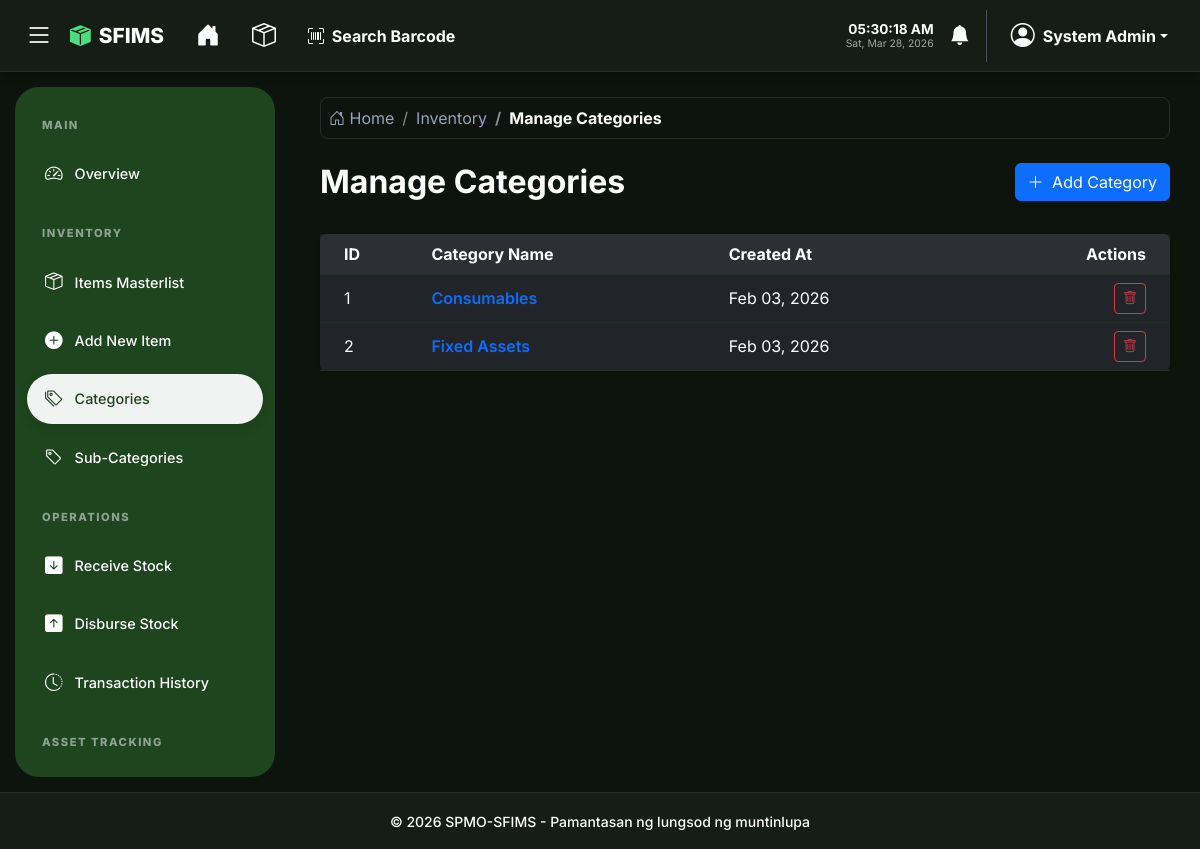
Screenshot of /admin/categories.php (signed in) with the database file from the repository.
### tables this page shows
CREATE TABLE IF NOT EXISTS categories (
    id INT AUTO_INCREMENT PRIMARY KEY,
    name VARCHAR(100) NOT NULL UNIQUE,
    created_at TIMESTAMP DEFAULT CURRENT_TIMESTAMP
);

### config/app.php (called while the page is built, shortened)
<?php
function h($string)
{
    return htmlspecialchars($string, ENT_QUOTES, 'UTF-8');
}

### admin/categories.php (the view, shortened to what this page needs)
<?php
require_once '../config/app.php';
$db = Database::getInstance();
$categories = $db->query("SELECT * FROM categories ORDER BY name ASC")->fetchAll();
require_once '../partials/header.php';
?>
<div class="row mb-4">
    <div class="col-md-6">
        <h2 class="fw-bold">Manage Categories</h2>
    </div>
    <div class="col-md-6 text-end">
        <button type="button" class="btn btn-primary" data-bs-toggle="modal" data-bs-target="#addCategoryModal">
            <i class="bi bi-plus-lg me-1"></i> Add Category
        </button>
    </div>
</div>
<div class="card shadow-sm border-0">
    <div class="card-body p-0">
        <div class="table-responsive">
            <table class="table table-hover align-middle mb-0">
                <thead class="bg-light">
                    <tr>
                        <th class="ps-4">ID</th>
                        <th>Category Name</th>
                        <th>Created At</th>
                        <th class="text-end pe-4">Actions</th>
                    </tr>
                </thead>
                <tbody>
                    <?php if ($categories): ?>
                        <?php foreach ($categories as $c): ?>
                            <tr>
                                <td class="ps-4"><?php echo $c['id']; ?></td>
                                <td class="fw-semibold text-primary"><?php echo h($c['name']); ?></td>
                                <td><?php echo date('M d, Y', strtotime($c['created_at'])); ?></td>
                                <td class="text-end pe-4">
                                    <form method="POST" action="" class="d-inline">
                                        <button type="submit" class="btn btn-sm btn-outline-danger" onclick="return confirm('Are you sure you want to delete this category?')">
                                            <i class="bi bi-trash"></i>
                                        </button>
                                    </form>
                                </td>
                            </tr>
                        <?php endforeach; ?>
                    <?php endif; ?>
                </tbody>
            </table>
        </div>
    </div>
</div>
<?php require_once '../partials/footer.php'; ?>

### partials/header.php (style rules this page uses)
*, *::before, *::after { transition: background-color 0.3s ease, border-color 0.3s ease, color 0.3s ease, box-shadow 0.3s ease; }
:root { --sfims-bg: #f3f7f4; --sfims-card-bg: #ffffff; --sfims-text: #1e3a1a; --sfims-border: #dce3dc; --sfims-green: #1e451e; --sfims-accent: #2d5a27; --sfims-input-bg: #ffffff; --header-dark: #ffffff; --sidebar-width: 260px; --sidebar-collapsed-width: 84px; --nav-shadow: rgba(0, 0, 0, 0.05); --sidebar-text: rgba(255, 255, 255, 0.85); --dropdown-header-text: #6c757d; }
[data-theme="dark"] { --sfims-bg: #0d140e; --sfims-card-bg: #151d16; --sfims-text: #ffffff; --sfims-border: #242f25; --sfims-green: #1e451e; --sfims-input-bg: #2a332b; --header-dark: #151d16; --nav-shadow: rgba(0, 0, 0, 0.4); --sfims-accent: #ffffff; --sidebar-text: #ffffff; --dropdown-header-text: #cbd5e1; }
body { background-color: var(--sfims-bg) !important; color: var(--sfims-text) !important; font-family: 'Inter', sans-serif; min-height: 100vh; margin: 0; display: flex; flex-direction: column; overflow-x: hidden; }
[data-theme="dark"] .bg-light { background-color: rgba(255, 255, 255, 0.05) !important; color: var(--sfims-text) !important; }
[data-theme="dark"] .text-dark, [data-theme="dark"] .text-black, [data-theme="dark"] h1, [data-theme="dark"] h2, [data-theme="dark"] h3, [data-theme="dark"] h4, [data-theme="dark"] h5, [data-theme="dark"] h6, [data-theme="dark"] .card-title, [data-theme="dark"] .modal-title, [data-theme="dark"] .nav-tabs .nav-link { color: #ffffff !important; }
[data-theme="dark"] ::placeholder { color: #64748b !important; opacity: 1 !important; }
[data-theme="dark"] .table { --bs-table-bg: transparent; --bs-table-color: var(--sfims-text); --bs-table-border-color: var(--sfims-border); color: var(--sfims-text); }
.btn-group, td.text-end, td:last-child { white-space: nowrap; }

### rows the page displays
categories: id "1", name "Consumables", created_at "Feb 03, 2026"
categories: id "2", name "Fixed Assets", created_at "Feb 03, 2026"

### other values shown
$_SESSION['full_name'] "System Admin"
$section "Inventory"
$page_title_display "Manage Categories"
